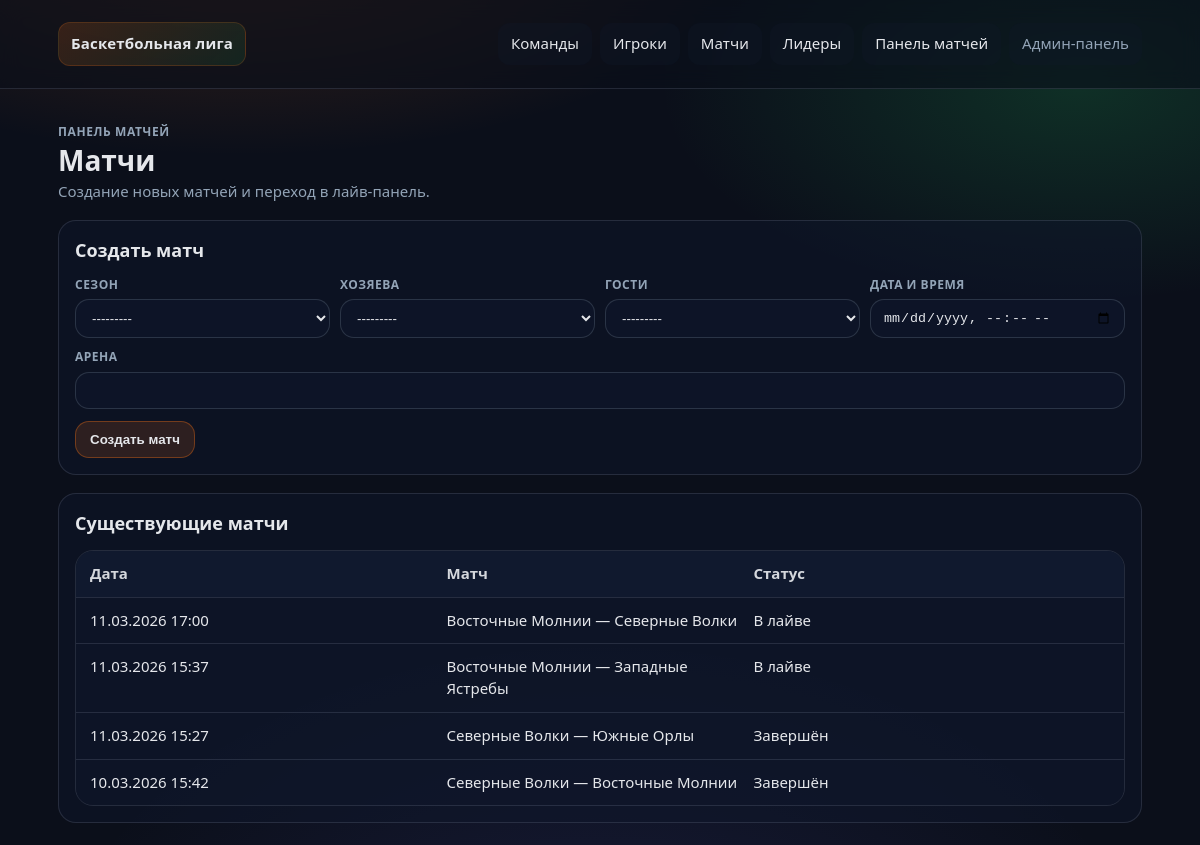
Page /live/games/ (signed in) on the committed database.
### league/models.py (models this page shows, shortened)
class Game(models.Model):
    class Status(models.TextChoices):
        SCHEDULED = "scheduled", "Запланирован"
        LIVE = "live", "В лайве"
        FINISHED = "finished", "Завершён"
    season = models.ForeignKey(Season, on_delete=models.PROTECT, verbose_name="Сезон", related_name="games")
    home_team = models.ForeignKey(Team, on_delete=models.PROTECT, verbose_name="Хозяева", related_name="home_games")
    away_team = models.ForeignKey(Team, on_delete=models.PROTECT, verbose_name="Гости", related_name="away_games")
    start_at = models.DateTimeField("Начало", default=timezone.now)
    status = models.CharField("Статус", max_length=16, choices=Status.choices, default=Status.SCHEDULED)
    venue = models.CharField("Арена", max_length=120, blank=True, default="")
    current_period = models.PositiveSmallIntegerField("Текущий период", default=1)
    clock_seconds = models.PositiveSmallIntegerField("Секунды на табло", default=10 * 60)
    clock_running = models.BooleanField("Часы идут", default=False)
    period_duration = models.PositiveSmallIntegerField("Длительность периода (сек.)", default=10 * 60)
    clock_updated_at = models.DateTimeField("Время обновления часов", default=timezone.now)
    created_at = models.DateTimeField("Создано", auto_now_add=True)
    class Meta:
        verbose_name = "Матч"
        verbose_name_plural = "Матчи"
        ordering = ["-start_at", "-id"]
        constraints = [
            models.CheckConstraint(check=~models.Q(home_team=models.F("away_team")), name="home_team_not_away_team"),
        ]

class Team(models.Model):
    name = models.CharField("Название", max_length=120, unique=True)
    short_name = models.CharField("Коротко", max_length=16, blank=True, default="")
    city = models.CharField("Город", max_length=80, blank=True, default="")
    logo = models.ImageField("Логотип", upload_to="team_logos/", blank=True, null=True)
    created_at = models.DateTimeField("Создано", auto_now_add=True)
    class Meta:
        verbose_name = "Команда"
        verbose_name_plural = "Команды"
        ordering = ["name"]
    def __str__(self) -> str:
        return self.name

### live/views.py (the view, shortened to what this page needs)
# urls.py: path("games/", views.LiveGameListView.as_view(), name="game_list"),
@method_decorator(staff_member_required, name="dispatch")
class LiveGameListView(ListView):
    model = Game
    template_name = "live/game_list.html"
    context_object_name = "games"
    paginate_by = 30
    def get_queryset(self):
        return Game.objects.select_related("home_team", "away_team").order_by("-start_at", "-id")
    def get_context_data(self, **kwargs):
        ctx = super().get_context_data(**kwargs)
        ctx.setdefault("create_form", GameCreateForm())
        return ctx

### live/forms.py (shortened to what this page needs)
class GameCreateForm(forms.ModelForm):
    class Meta:
        model = Game
        fields = [
            "season",
            "home_team",
            "away_team",
            "start_at",
            "venue",
        ]
    def __init__(self, *args, **kwargs):
        super().__init__(*args, **kwargs)
        self.fields["season"].queryset = Season.objects.order_by("-is_active", "-id")
        self.fields["start_at"].widget.input_type = "datetime-local"
        for f in self.fields.values():
            if isinstance(f.widget, (forms.TextInput, forms.NumberInput, forms.Select, forms.Textarea)):
                css = f.widget.attrs.get("class", "")
                f.widget.attrs["class"] = (css + " input").strip()

### league/models.py (called while the page is built)
    def __str__(self) -> str:
        return self.name

### templates/live/game_list.html (shortened to what this page needs)
{% extends 'base.html' %}
{% block content %}
  <div class="page-head">
    <div>
      <div class="kicker">Панель матчей</div>
      <h1>Матчи</h1>
      <div class="muted">Создание новых матчей и переход в лайв‑панель.</div>
    </div>
  </div>
  <section class="section">
    <h2>Создать матч</h2>
    <form method="post" class="form">
      <div class="form-grid">
        <div class="field">
          <div class="field__label">Сезон</div>
          {{ create_form.season }}
        </div>
        <div class="field">
          <div class="field__label">Хозяева</div>
          {{ create_form.home_team }}
        </div>
        <div class="field">
          <div class="field__label">Гости</div>
          {{ create_form.away_team }}
        </div>
        <div class="field">
          <div class="field__label">Дата и время</div>
          {{ create_form.start_at }}
        </div>
        <div class="field field--wide">
          <div class="field__label">Арена</div>
          {{ create_form.venue }}
        </div>
      </div>
      <div class="form-actions">
        <button class="btn" type="submit">Создать матч</button>
      </div>
    </form>
  </section>
  <section class="section">
    <h2>Существующие матчи</h2>
    <div class="table">
      <div class="table__row table__row--head">
        <div>Дата</div>
        <div>Матч</div>
        <div>Статус</div>
      </div>
      {% for g in games %}
        <a class="table__row" href="{% url 'live:game_detail' g.pk %}">
          <div>{{ g.start_at|date:"d.m.Y H:i" }}</div>
          <div>{{ g.home_team.name }} — {{ g.away_team.name }}</div>
          <div>{{ g.get_status_display }}</div>
        </a>
      {% empty %}
        <div class="empty">Пока нет матчей.</div>
      {% endfor %}
    </div>
  </section>
{% endblock %}

### static/app.css (style rules this page uses)
:root { --bg:#0b0f1a; --panel:#0f172a; --panel2:#111c33; --text:#e5e7eb; --muted:#93a4b7; --line:rgba(148,163,184,.18); --accent:#f97316; --accent2:#22c55e; --shadow:0 18px 60px rgba(0,0,0,.35); --radius:18px; --radius2:14px; }
* { box-sizing:border-box }
html,body { height:100% }
body { margin:0; background: radial-gradient(900px 400px at 20% -10%, rgba(249,115,22,.22), transparent 60%), radial-gradient(700px 360px at 90% 10%, rgba(34,197,94,.18), transparent 60%), radial-gradient(900px 600px at 50% 120%, rgba(99,102,241,.15), transparent 62%), var(--bg); color:var(--text); font: 500 15px/1.45 ui-sans-serif, system-ui, -apple-system, Segoe UI, Roboto, Arial, "Noto Sans", "Liberation Sans", sans-serif; }
a { color:inherit;text-decoration:none }
.btn { display:inline-flex;align-items:center;justify-content:center; padding:10px 14px; border-radius:14px; border:1px solid rgba(249,115,22,.35); background: rgba(249,115,22,.14); color:var(--text); font-weight:800; }
.page-head { margin-top:12px; display:flex; align-items:flex-start; justify-content:space-between; gap:14px; flex-wrap:wrap; }
h1 { margin:0;font-size:28px }
h2 { margin:0 0 12px;font-size:18px }
.kicker { color:var(--muted); font-weight:800; letter-spacing:.6px; text-transform:uppercase; font-size:12px }
.muted { color:var(--muted) }
.section { margin-top:18px; padding:16px; border-radius:var(--radius); background: rgba(15,23,42,.55); border:1px solid var(--line); }
.table { margin-top:14px; border:1px solid var(--line); border-radius:var(--radius); overflow:hidden }
.table__row { display:grid; grid-template-columns: 1.4fr 1.2fr .5fr .9fr; gap:10px; padding:12px 14px; border-top:1px solid var(--line); background: rgba(15,23,42,.55); }
.table__row--head { border-top:none; background: rgba(17,28,51,.78); color: rgba(229,231,235,.92); font-weight:900; }
.input { width:100%; padding:10px 12px; border-radius:14px; background: rgba(15,23,42,.62); border:1px solid rgba(148,163,184,.22); color:var(--text); outline:none; }
.form-grid { display:grid; grid-template-columns: repeat(4, minmax(160px, 1fr)); gap:10px; align-items:flex-end; }
.field--wide { grid-column: 1 / -1 }
.field__label { margin:0 0 6px;color:var(--muted);font-weight:850;font-size:12px;text-transform:uppercase;letter-spacing:.5px }
.form-actions { margin-top:12px;display:flex;gap:10px;flex-wrap:wrap }

### rows in the picture
Game: start_at "11.03.2026 17:00", home_team.name "Восточные Молнии", away_team.name "Северные Волки", status "В лайве"
Game: start_at "11.03.2026 15:37", home_team.name "Восточные Молнии", away_team.name "Западные Ястребы", status "В лайве"
Game: start_at "11.03.2026 15:27", home_team.name "Северные Волки", away_team.name "Южные Орлы", status "Завершён"
Game: start_at "10.03.2026 15:42", home_team.name "Северные Волки", away_team.name "Восточные Молнии", status "Завершён"
